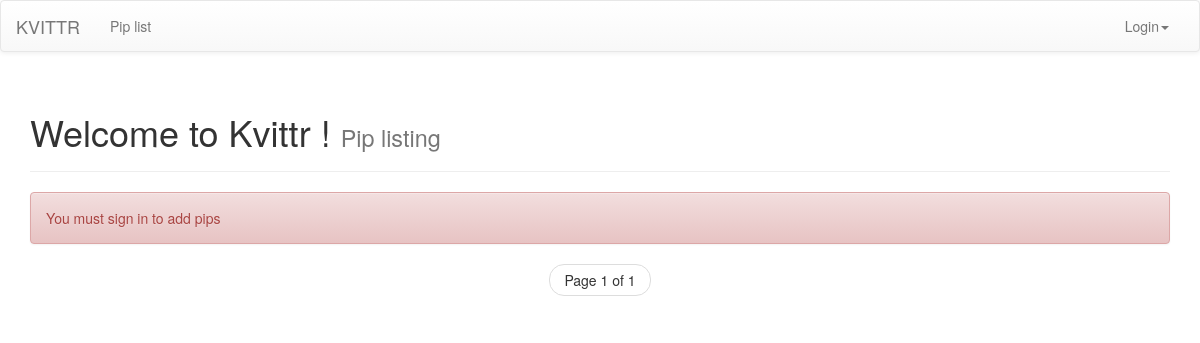
Before: /pips_messages/ with the older database file.
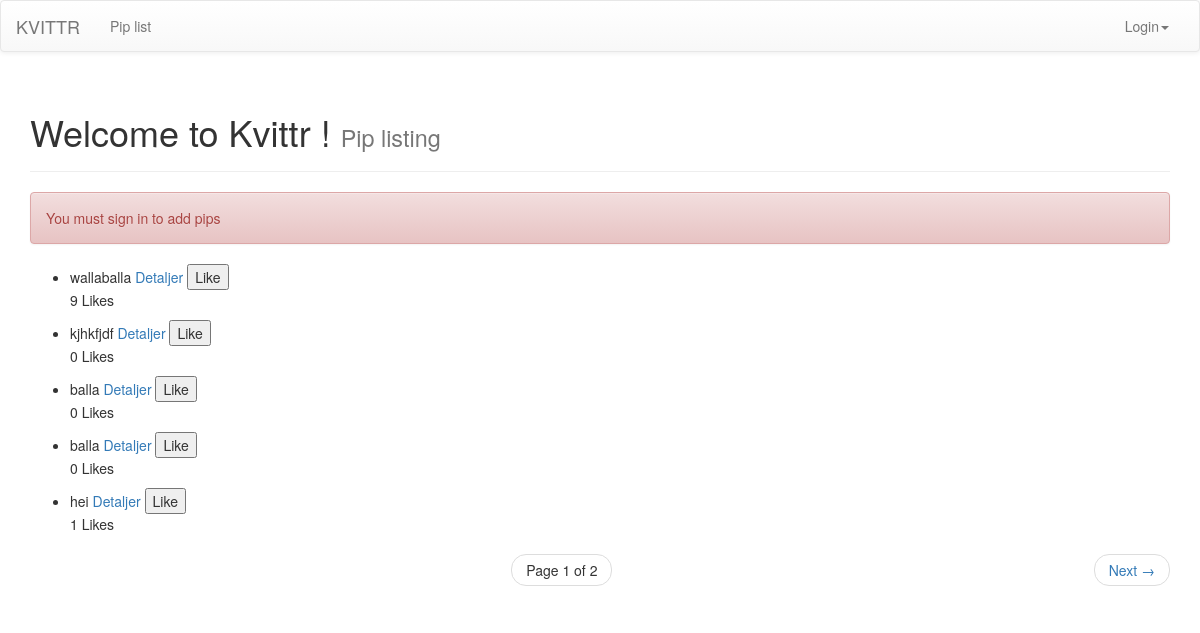
After: the same page with the newer database file.
### pips_messages/models.py (models this page shows, shortened)
class Pip(models.Model):
    pip = models.TextField()
    created_datetime = models.DateTimeField()
    created_by = models.ForeignKey(User, related_name="created_pip")
    likes = models.PositiveIntegerField(default=0)
    class Meta:
        ordering = ['-id']

### pips_messages/views.py (the view, shortened to what this page needs)
def pip_listing(request):
    pips = Pip.objects.all()
    page = request.GET.get('page')
    paginator = Paginator(pips, 5)
    try:
        pips = paginator.page(page)
    except PageNotAnInteger:
        pips = paginator.page(1)
    except EmptyPage:
        pips = paginator.page(paginator.num_pages)
    context = {
        'pips': pips,
        }
    return render(request, 'pips_messages/pip_listing.html', context)

### pips_messages/templates/pips_messages/pip_listing.html (shortened to what this page needs)
{% extends 'theme/base.html' %}
{% block subheader %}Pip listing{% endblock %}
{% block pagecontent %}
    {% if user.is_anonymous %}
    <div class="alert alert-danger" role="alert">
        <p>You must sign in to add pips</p>
    </div>
    {% endif %}
        <ul>
        {% for pip in pips %}
            <li>
                {{ pip.pip }}
                <a href="{% url 'pip_details' pip.id %}">Detaljer</a>
                <button data-pip_id="{{ pip.id }}" class="pip_add_likes" type="submit" class="btn btn-default">Like</button>
                 <p id="id-point-for-pip-{{ pip.likes }}"> {{ pip.likes }} Likes </p>
            </li>
        {% endfor %}
    </ul>
    <nav>
        <ul class="pager">
            <li>
                <span class="current">
                    Page {{ pips.number }} of {{ pips.paginator.num_pages }}
                </span>
            </li>
            {% if pips.has_next %}
                <li class="next">
                    <a href="?page={{ pips.next_page_number }}">
                        Next <span aria-hidden="true">&rarr;</span>
                    </a>
                </li>
            {% endif %}
        </ul>
    </nav>
{% endblock %}

### theme/templates/theme/base.html (shortened to what this page needs)
{% extends 'theme/site_base.html' %}
{% block body %}
    <nav class="navbar navbar-default" role="navigation">
      <div class="container-fluid">
        <div class="navbar-header">
          <a class="navbar-brand" href="{% url 'frontpage' %}">KVITTR</a>
        </div>
        <div class="collapse navbar-collapse" id="bs-example-navbar-collapse-1">
          <ul class="nav navbar-nav">
            <li class="{% block pip_listing_is_active %}{% endblock%}">
              <a href="{% url 'pip_listing' %}">Pip list</a>
            </li>
          </ul>
          <ul class="nav navbar-nav navbar-right">
            {% if user.is_anonymous %}
                <li class="dropdown">
                  <a href="#" class="dropdown-toggle" data-toggle="dropdown">Login<span class="caret"></span></a>
                </li>
            {% endif %}
          </ul>
        </div>
      </div>
    </nav>
    <div class="container">
      <div class="page-header">
        <h1>Welcome to Kvittr {{ user.first_name }}! <small>{% block subheader %}{% endblock %}</small></h1>
      </div>
        {% block pagecontent %}
        {% endblock %}
    </div>
{% endblock %}

### theme/templates/theme/site_base.html (shortened to what this page needs)
{% load staticfiles %}
<!DOCTYPE html>
<html lang="en">
  <head>
    <link rel="stylesheet" href="https://maxcdn.bootstrapcdn.com/bootstrap/3.2.0/css/bootstrap.min.css">
    <link rel="stylesheet" href="https://maxcdn.bootstrapcdn.com/bootstrap/3.2.0/css/bootstrap-theme.min.css">
  </head>
  <body>
    {% block body %}
    {% endblock %}
  </body>
</html>

Changed rows visible on the page:
added Pip: pip "wallaballa", likes "9"
added Pip: pip "kjhkfjdf", likes "0"
added Pip: pip "balla", likes "0"
added Pip: pip "balla", likes "0"
added Pip: pip "hei", likes "1"
Other visible differences:
{{ pips.paginator.num_pages }}: "1" → "2"
text now shown: "Next →"
